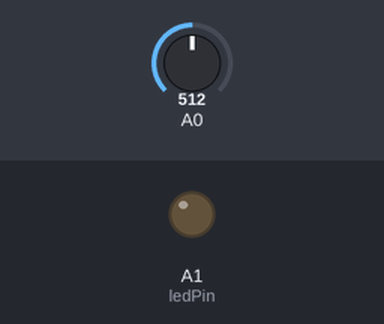
This sketch was run on a simulated Arduino MKR. Parts: output pins drawn as LEDs (lit = HIGH). The test bench sets the inputs (shaded band); at power-on: A0 = 512. WiFi joins after 1.5 s; servers stay silent unless stated; web services answer with replies made up by the test bench; what the sketch prints to the serial monitor is not drawn.

Above: at 37.6 s.
At 53.9 s:
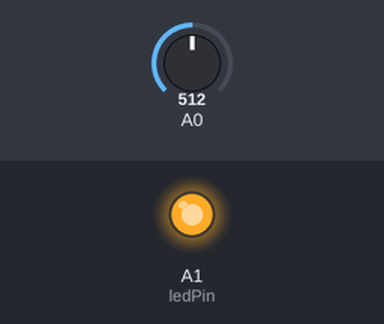
Timing chart, 0 to 55.1 s (numbered marks = the images above):
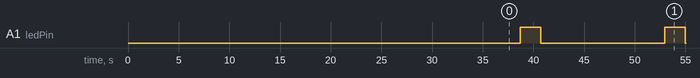

Measured:
- by itself, A1 (ledPin): alternates HIGH for 2.0 s and LOW for 12.3 s

The sketch:

pollution.ino
```cpp
#include <SPI.h>
#include <WiFi101.h>

// Local Network Settings
char ssid[] = "UCLA_WEB";  // your network SSID (name)
// your network password
int keyIndex = 0;             // your network key Index number (needed only for WEP)

int status = WL_IDLE_STATUS;

WiFiServer server(80);

// ThingSpeak Settings
char thingSpeakAddress[] = "api.thingspeak.com";
String APIKey = "0YV64N0BRQLWFC5G";             // enter your channel's Write API Key
const int updateThingSpeakInterval = 2000; // 20 second interval at which to update ThingSpeak

// Variable Setup
long lastConnectionTime = 0;
// Initialize Arduino Ethernet Client
WiFiClient client;

/************************Hardware Related Macros************************************/
#define         MQ_PIN                       (0)     //define which analog input channel you are going to use
#define         RL_VALUE                     (5)     //define the load resistance on the board, in kilo ohms
#define         RO_CLEAN_AIR_FACTOR          (9.83)  //RO_CLEAR_AIR_FACTOR=(Sensor resistance in clean air)/RO,
                                                     //which is derived from the chart in datasheet

/***********************Software Related Macros************************************/
#define         CALIBARAION_SAMPLE_TIMES     (50)    //define how many samples you are going to take in the calibration phase
#define         CALIBRATION_SAMPLE_INTERVAL  (500)   //define the time interal(in milisecond) between each samples in the
                                                     //cablibration phase
#define         READ_SAMPLE_INTERVAL         (50)    //define how many samples you are going to take in normal operation
#define         READ_SAMPLE_TIMES            (5)     //define the time interal(in milisecond) between each samples in
                                                     //normal operation

/**********************Application Related Macros**********************************/
#define         GAS_LPG                      (0)
#define         GAS_CO                       (1)
#define         GAS_SMOKE                    (2)
#define         GAS_METHANE                  (3)

/*****************************Globals***********************************************/
float           LPGCurve[3]  =  {2.3,0.21,-0.47};   //two points are taken from the curve.
                                                    //with these two points, a line is formed which is "approximately equivalent"
                                                    //to the original curve.
                                                    //data format:{ x, y, slope}; point1: (lg200, 0.21), point2: (lg10000, -0.59)
float           COCurve[3]  =  {2.3,0.72,-0.34};    //two points are taken from the curve.
                                                    //with these two points, a line is formed which is "approximately equivalent"
                                                    //to the original curve.
                                                    //data format:{ x, y, slope}; point1: (lg200, 0.72), point2: (lg10000,  0.15)
float           SmokeCurve[3] ={2.3,0.53,-0.44};    //two points are taken from the curve.
                                                    //with these two points, a line is formed which is "approximately equivalent"
                                                    //to the original curve.
float           MethaneCurve[3] ={2.3,0.48,-0.34};
                                                    //data format:{ x, y, slope}; point1: (lg200, 0.53), point2: (lg10000,  -0.22)
float           Ro           =  10;                 //Ro is initialized to 10 kilo ohms
int ledPin = A1;
void setup()

{
  pinMode(A1,OUTPUT);
  Serial.begin(9600);
  //UART setup, baudrate = 9600bps
  if (WiFi.status() == WL_NO_SHIELD) {
    Serial.println("WiFi shield not present");
    // don't continue:
    while (true);
  }
   // attempt to connect to Wifi network:
  while ( status != WL_CONNECTED) {
    Serial.print("Attempting to connect to SSID: ");
    Serial.println(ssid);
    // Connect to WPA/WPA2 network. Change this line if using open or WEP network:
    status = WiFi.begin(ssid);

    // wait 10 seconds for connection:
    delay(10000);
  }
  Serial.print("Calibrating...\n");
  Ro = MQCalibration(MQ_PIN);                       //Calibrating the sensor. Please make sure the sensor is in clean air
                                                    //when you perform the calibration
  Serial.print("Calibration is done...\n");
  Serial.print("Ro=");
  Serial.print(Ro);
  Serial.print("kohm");
  Serial.print("\n");
}

void loop()
{
   Serial.print("LPG:");
   int gas_lpg = (MQGetGasPercentage(MQRead(MQ_PIN)/Ro,GAS_LPG));
   Serial.println(gas_lpg);
   Serial.print(MQGetGasPercentage(MQRead(MQ_PIN)/Ro,GAS_LPG) );
   Serial.print( "ppm" );
   Serial.print("    ");
   int gas_co = MQGetGasPercentage(MQRead(MQ_PIN)/Ro,GAS_CO);
   Serial.print("CO:");
   Serial.print(MQGetGasPercentage(MQRead(MQ_PIN)/Ro,GAS_CO) );
   Serial.print( "ppm" );
   Serial.print("    ");
   int gas_smoke = (MQGetGasPercentage(MQRead(MQ_PIN)/Ro,GAS_SMOKE));
   Serial.print("SMOKE:");
   Serial.print(MQGetGasPercentage(MQRead(MQ_PIN)/Ro,GAS_SMOKE) );
   Serial.print( "ppm" );
   Serial.print("\n");
   int gas_methane = (MQGetGasPercentage(MQRead(MQ_PIN)/Ro,GAS_METHANE));
   Serial.print("METHANE:");
   Serial.print(MQGetGasPercentage(MQRead(MQ_PIN)/Ro,GAS_METHANE) );
   Serial.print( "ppm" );
   Serial.print("\n");
    if (client.available()) {
    char c = client.read();
    Serial.println(c);
  }
  Serial.println(client.connect(thingSpeakAddress, 80));
  if (client.connected()) {
    updateThingSpeak("field1=" + String(gas_lpg) + "&field2=" + String(gas_co) + "&field3=" + String(gas_smoke) + "&field4=" + String(gas_methane));
    Serial.println("Sent Data");
    digitalWrite(ledPin,HIGH);
    delay(2000);
    digitalWrite(ledPin,LOW);
  }
  delay(10000);
}
 void updateThingSpeak(String tsData) {
    client.print("POST /update HTTP/1.1\n");
    client.print("Host: api.thingspeak.com\n");
    client.print("Connection: close\n");
    client.print("X-THINGSPEAKAPIKEY: " + APIKey + "\n");
    client.print("Content-Type: application/x-www-form-urlencoded\n");
    client.print("Content-Length: ");
    client.print(tsData.length());
    client.print("\n\n");
    client.print(tsData);
    lastConnectionTime = millis();

    if (client.connected()) {
      Serial.println("Connecting to ThingSpeak...");
      Serial.println();
    }
  }


/****************** MQResistanceCalculation ****************************************
Input:   raw_adc - raw value read from adc, which represents the voltage
Output:  the calculated sensor resistance
Remarks: The sensor and the load resistor forms a voltage divider. Given the voltage
         across the load resistor and its resistance, the resistance of the sensor
         could be derived.
************************************************************************************/
float MQResistanceCalculation(int raw_adc)
{
  return ( ((float)RL_VALUE*(1023-raw_adc)/raw_adc));
}

/***************************** MQCalibration ****************************************
Input:   mq_pin - analog channel
Output:  Ro of the sensor
Remarks: This function assumes that the sensor is in clean air. It use
         MQResistanceCalculation to calculates the sensor resistance in clean air
         and then divides it with RO_CLEAN_AIR_FACTOR. RO_CLEAN_AIR_FACTOR is about
         10, which differs slightly between different sensors.
************************************************************************************/
float MQCalibration(int mq_pin)
{
  int i;
  float val=0;

  for (i=0;i<CALIBARAION_SAMPLE_TIMES;i++) {            //take multiple samples
    val += MQResistanceCalculation(analogRead(mq_pin));
    delay(CALIBRATION_SAMPLE_INTERVAL);
  }
  val = val/CALIBARAION_SAMPLE_TIMES;                   //calculate the average value

  val = val/RO_CLEAN_AIR_FACTOR;                        //divided by RO_CLEAN_AIR_FACTOR yields the Ro
                                                        //according to the chart in the datasheet

  return val;
}
/*****************************  MQRead *********************************************
Input:   mq_pin - analog channel
Output:  Rs of the sensor
Remarks: This function use MQResistanceCalculation to caculate the sensor resistenc (Rs).
         The Rs changes as the sensor is in the different consentration of the target
         gas. The sample times and the time interval between samples could be configured
         by changing the definition of the macros.
************************************************************************************/
float MQRead(int mq_pin)
{
  int i;
  float rs=0;

  for (i=0;i<READ_SAMPLE_TIMES;i++) {
    rs += MQResistanceCalculation(analogRead(mq_pin));
    delay(READ_SAMPLE_INTERVAL);
  }

  rs = rs/READ_SAMPLE_TIMES;

  return rs;
}

/*****************************  MQGetGasPercentage **********************************
Input:   rs_ro_ratio - Rs divided by Ro
         gas_id      - target gas type
Output:  ppm of the target gas
Remarks: This function passes different curves to the MQGetPercentage function which
         calculates the ppm (parts per million) of the target gas.
************************************************************************************/
int MQGetGasPercentage(float rs_ro_ratio, int gas_id)
{
  if ( gas_id == GAS_LPG ) {
     return MQGetPercentage(rs_ro_ratio,LPGCurve);
  } else if ( gas_id == GAS_CO ) {
     return MQGetPercentage(rs_ro_ratio,COCurve);
  } else if ( gas_id == GAS_SMOKE ) {
     return MQGetPercentage(rs_ro_ratio,SmokeCurve);
  }
  else if (gas_id == GAS_METHANE){
       return MQGetPercentage(rs_ro_ratio,MethaneCurve);
  }

  return 0;
}

/*****************************  MQGetPercentage **********************************
Input:   rs_ro_ratio - Rs divided by Ro
         pcurve      - pointer to the curve of the target gas
Output:  ppm of the target gas
Remarks: By using the slope and a point of the line. The x(logarithmic value of ppm)
         of the line could be derived if y(rs_ro_ratio) is provided. As it is a
         logarithmic coordinate, power of 10 is used to convert the result to non-logarithmic
         value.
************************************************************************************/
int  MQGetPercentage(float rs_ro_ratio, float *pcurve)
{
  return (pow(10,( ((log(rs_ro_ratio)-pcurve[1])/pcurve[2]) + pcurve[0])));
}
```
